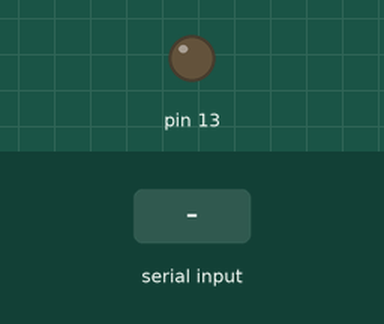
The sketch below on a simulated Arduino Uno, built with avr-gcc and run on an emulated ATmega328P. Parts: output pins drawn as LEDs (lit = HIGH). The test bench sets the inputs (shaded band). What the sketch prints to the serial monitor is not drawn.

Above: at 1.2 s.
1.3 s: "1\n" received over Serial
At 1.9 s:
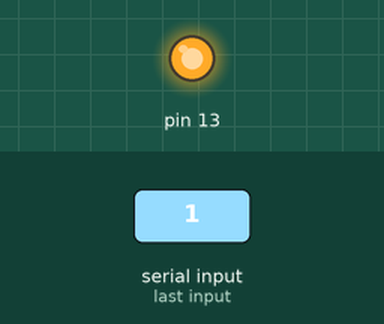
3.8 s: "90,45\n" received over Serial
Timing chart, 0 to 6.8 s (numbered marks = the images above; inputs shaded):
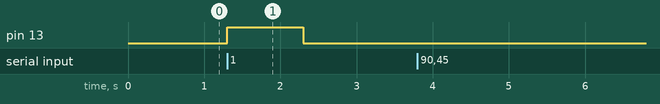

Measured:
- after the input at 1.3 s, pin 13: LOW → HIGH at once, → LOW 1.0 s later
- after the input at 3.8 s, every drawn part: stays the same

The sketch:

comm_recieve.ino
```cpp
int inbyte = 0;

void setup() {
  Serial.begin(9600);
  pinMode(13, OUTPUT);
}

void loop() {
  if (Serial.available() > 0) {
    inbyte = Serial.parseInt();

    if (inbyte == 1){
      digitalWrite(13, HIGH);
    }

    else if (inbyte == 0){
      digitalWrite(13, LOW);
    }

    else{
      Serial.println("Not a command");
    }
  }
}
```
